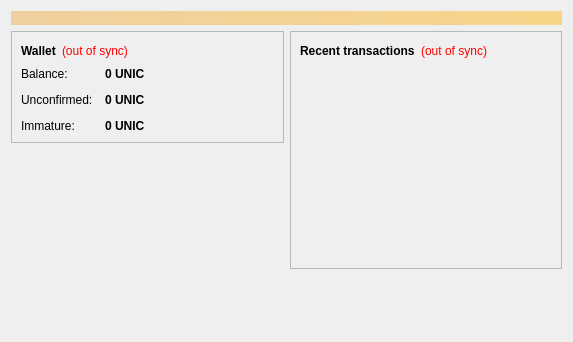
<?xml version="1.0" encoding="UTF-8"?>
<ui version="4.0">
 <class>OverviewPage</class>
 <widget class="QWidget" name="OverviewPage">
  <property name="geometry">
   <rect>
    <x>0</x>
    <y>0</y>
    <width>573</width>
    <height>342</height>
   </rect>
  </property>
  <property name="windowTitle">
   <string>Form</string>
  </property>
  <layout class="QVBoxLayout" name="topLayout">
   <item>
    <widget class="QLabel" name="labelAlerts">
     <property name="visible">
      <bool>false</bool>
     </property>
     <property name="styleSheet">
      <string notr="true">background-color: qlineargradient(x1: 0, y1: 0, x2: 1, y2: 0, stop:0 #F0D0A0, stop:1 #F8D488); color:#000000;</string>
     </property>
     <property name="wordWrap">
      <bool>true</bool>
     </property>
     <property name="margin">
      <number>3</number>
     </property>
    </widget>
   </item>
   <item>
    <layout class="QHBoxLayout" name="horizontalLayout" stretch="1,1">
     <item>
      <layout class="QVBoxLayout" name="verticalLayout_2">
       <item>
        <widget class="QFrame" name="frame">
         <property name="frameShape">
          <enum>QFrame::StyledPanel</enum>
         </property>
         <property name="frameShadow">
          <enum>QFrame::Raised</enum>
         </property>
         <layout class="QVBoxLayout" name="verticalLayout_4">
          <item>
           <layout class="QHBoxLayout" name="horizontalLayout_4">
            <item>
             <widget class="QLabel" name="label_5">
              <property name="font">
               <font>
                <weight>75</weight>
                <bold>true</bold>
               </font>
              </property>
              <property name="text">
               <string>Wallet</string>
              </property>
             </widget>
            </item>
            <item>
             <widget class="QLabel" name="labelWalletStatus">
              <property name="toolTip">
               <string>The displayed information may be out of date. Your wallet automatically synchronizes with the Unicorncoin network after a connection is established, but this process has not completed yet.</string>
              </property>
              <property name="styleSheet">
               <string notr="true">QLabel { color: red; }</string>
              </property>
              <property name="text">
               <string notr="true">(out of sync)</string>
              </property>
              <property name="alignment">
               <set>Qt::AlignLeading|Qt::AlignLeft|Qt::AlignVCenter</set>
              </property>
             </widget>
            </item>
            <item>
             <spacer name="horizontalSpacer_2">
              <property name="orientation">
               <enum>Qt::Horizontal</enum>
              </property>
              <property name="sizeHint" stdset="0">
               <size>
                <width>40</width>
                <height>20</height>
               </size>
              </property>
             </spacer>
            </item>
           </layout>
          </item>
          <item>
           <layout class="QFormLayout" name="formLayout_2">
            <property name="fieldGrowthPolicy">
             <enum>QFormLayout::AllNonFixedFieldsGrow</enum>
            </property>
            <property name="horizontalSpacing">
             <number>12</number>
            </property>
            <property name="verticalSpacing">
             <number>12</number>
            </property>
            <item row="0" column="0">
             <widget class="QLabel" name="label">
              <property name="text">
               <string>Balance:</string>
              </property>
             </widget>
            </item>
            <item row="0" column="1">
             <widget class="QLabel" name="labelBalance">
              <property name="font">
               <font>
                <weight>75</weight>
                <bold>true</bold>
               </font>
              </property>
              <property name="cursor">
               <cursorShape>IBeamCursor</cursorShape>
              </property>
              <property name="toolTip">
               <string>Your current balance</string>
              </property>
              <property name="text">
               <string notr="true">0 UNIC</string>
              </property>
              <property name="textInteractionFlags">
               <set>Qt::LinksAccessibleByMouse|Qt::TextSelectableByKeyboard|Qt::TextSelectableByMouse</set>
              </property>
             </widget>
            </item>
            <item row="1" column="0">
             <widget class="QLabel" name="label_3">
              <property name="text">
               <string>Unconfirmed:</string>
              </property>
             </widget>
            </item>
            <item row="1" column="1">
             <widget class="QLabel" name="labelUnconfirmed">
              <property name="font">
               <font>
                <weight>75</weight>
                <bold>true</bold>
               </font>
              </property>
              <property name="cursor">
               <cursorShape>IBeamCursor</cursorShape>
              </property>
              <property name="toolTip">
               <string>Total of transactions that have yet to be confirmed, and do not yet count toward the current balance</string>
              </property>
              <property name="text">
               <string notr="true">0 UNIC</string>
              </property>
              <property name="textInteractionFlags">
               <set>Qt::LinksAccessibleByMouse|Qt::TextSelectableByKeyboard|Qt::TextSelectableByMouse</set>
              </property>
             </widget>
            </item>
            <item row="2" column="0">
             <widget class="QLabel" name="labelImmatureText">
              <property name="text">
               <string>Immature:</string>
              </property>
             </widget>
            </item>
            <item row="2" column="1">
             <widget class="QLabel" name="labelImmature">
              <property name="font">
               <font>
                <weight>75</weight>
                <bold>true</bold>
               </font>
              </property>
              <property name="toolTip">
               <string>Mined balance that has not yet matured</string>
              </property>
              <property name="text">
               <string notr="true">0 UNIC</string>
              </property>
              <property name="textInteractionFlags">
               <set>Qt::LinksAccessibleByMouse|Qt::TextSelectableByKeyboard|Qt::TextSelectableByMouse</set>
              </property>
             </widget>
            </item>
           </layout>
          </item>
         </layout>
        </widget>
       </item>
       <item>
        <spacer name="verticalSpacer">
         <property name="orientation">
          <enum>Qt::Vertical</enum>
         </property>
         <property name="sizeHint" stdset="0">
          <size>
           <width>20</width>
           <height>40</height>
          </size>
         </property>
        </spacer>
       </item>
      </layout>
     </item>
     <item>
      <layout class="QVBoxLayout" name="verticalLayout_3">
       <item>
        <widget class="QFrame" name="frame_2">
         <property name="frameShape">
          <enum>QFrame::StyledPanel</enum>
         </property>
         <property name="frameShadow">
          <enum>QFrame::Raised</enum>
         </property>
         <layout class="QVBoxLayout" name="verticalLayout">
          <item>
           <layout class="QHBoxLayout" name="horizontalLayout_2">
            <item>
             <widget class="QLabel" name="label_4">
              <property name="text">
               <string>&lt;b&gt;Recent transactions&lt;/b&gt;</string>
              </property>
             </widget>
            </item>
            <item>
             <widget class="QLabel" name="labelTransactionsStatus">
              <property name="toolTip">
               <string>The displayed information may be out of date. Your wallet automatically synchronizes with the Unicorncoin network after a connection is established, but this process has not completed yet.</string>
              </property>
              <property name="styleSheet">
               <string notr="true">QLabel { color: red; }</string>
              </property>
              <property name="text">
               <string notr="true">(out of sync)</string>
              </property>
              <property name="alignment">
               <set>Qt::AlignRight|Qt::AlignTrailing|Qt::AlignVCenter</set>
              </property>
             </widget>
            </item>
            <item>
             <spacer name="horizontalSpacer">
              <property name="orientation">
               <enum>Qt::Horizontal</enum>
              </property>
              <property name="sizeHint" stdset="0">
               <size>
                <width>40</width>
                <height>20</height>
               </size>
              </property>
             </spacer>
            </item>
           </layout>
          </item>
          <item>
           <widget class="QListView" name="listTransactions">
            <property name="styleSheet">
             <string notr="true">QListView { background: transparent; }</string>
            </property>
            <property name="frameShape">
             <enum>QFrame::NoFrame</enum>
            </property>
            <property name="verticalScrollBarPolicy">
             <enum>Qt::ScrollBarAlwaysOff</enum>
            </property>
            <property name="horizontalScrollBarPolicy">
             <enum>Qt::ScrollBarAlwaysOff</enum>
            </property>
            <property name="selectionMode">
             <enum>QAbstractItemView::NoSelection</enum>
            </property>
           </widget>
          </item>
         </layout>
        </widget>
       </item>
       <item>
        <spacer name="verticalSpacer_2">
         <property name="orientation">
          <enum>Qt::Vertical</enum>
         </property>
         <property name="sizeHint" stdset="0">
          <size>
           <width>20</width>
           <height>40</height>
          </size>
         </property>
        </spacer>
       </item>
      </layout>
     </item>
    </layout>
   </item>
  </layout>
 </widget>
 <resources/>
 <connections/>
</ui>
